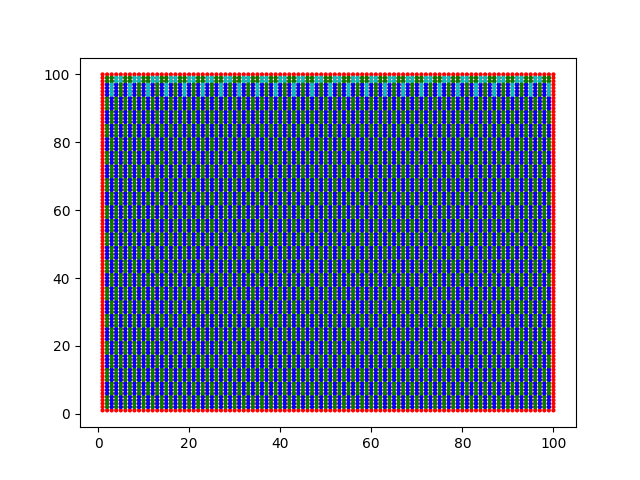

Recreate this plot in Python.
import numpy as np
import random
from sets import Set
import matplotlib.pyplot as plt


def random_color():
	r = lambda: random.randint(0,255)
	s = lambda: random.randint(0,100)
	x = random.randint(1, 3)
	if x == 1:
		return ('#%02X%02X%02X' % (s(),r(),r()))
	elif x == 2:
		return ('#%02X%02X%02X' % (r(),s(),r()))
	else:
		return ('#%02X%02X%02X' % (r(),r(),s()))


colors =  'rgbcmykw'

cluster_colors = {}
x = []
y = []
c = []
adj = {}
aggregates = {}

def distance(pointa, pointb):
	return abs(pointa[0] - pointb[0]) + abs(pointa[1] - pointb[1])

def connected(a, b):
	points_a = aggregates[a]
	points_b = aggregates[b]
	for pointa in points_a:
		for pointb in points_b:
			if distance(pointa, pointb) == 1:
				return 1
	return 0

n = int(raw_input("Print number of lines/points in the file"))

for i in range(0, n):
	[xp, yp, clus] = map(lambda x : int(x), raw_input().split())

	if clus not in aggregates:
		aggregates[clus] = [[xp, yp]]
	else:
		aggregates[clus].append([xp, yp])
	adj[clus] = []

for key1 in aggregates:
	cluster_colors[key1] = -1
	for key2 in aggregates:
		if connected(key1, key2):
			adj[key1].append(key2)

import sys
sys.setrecursionlimit(1000000)

counter = 0

def dfs(cluster):
	global counter
	counter = counter + 1
	s = Set()
	for ne in adj[cluster]:
		s.add(cluster_colors[ne])

	toAdd = 1
	while True:
		if toAdd in s:
			toAdd = toAdd + 1
			continue
		else:
			cluster_colors[cluster] = toAdd
			break

	for ne in adj[cluster]:
		if cluster_colors[ne] == -1:
			dfs(ne)

for key in aggregates:
	if cluster_colors[key] == -1:
		dfs(key)

for i in range(1, 101):
	for j in range(1, 101):
		x.append(i)
		y.append(j)
		c.append('r')

for key in aggregates:
	for point in aggregates[key]:
		x.append(point[0])
		y.append(point[1])
		c.append(colors[cluster_colors[key]])

plt.scatter(x, y, s = 4, c = c)
plt.show()
